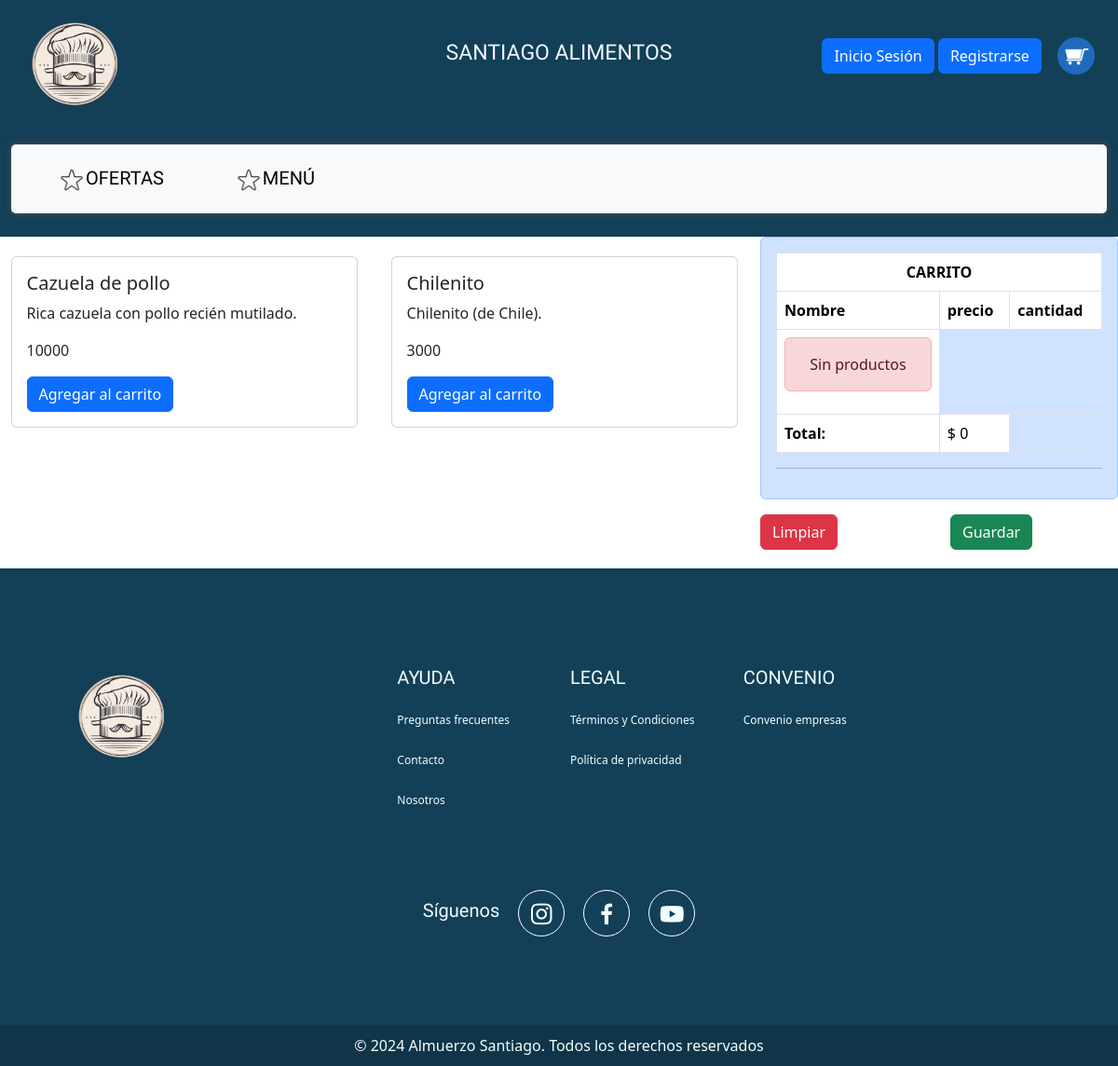
The app's page /carrito/, older data.
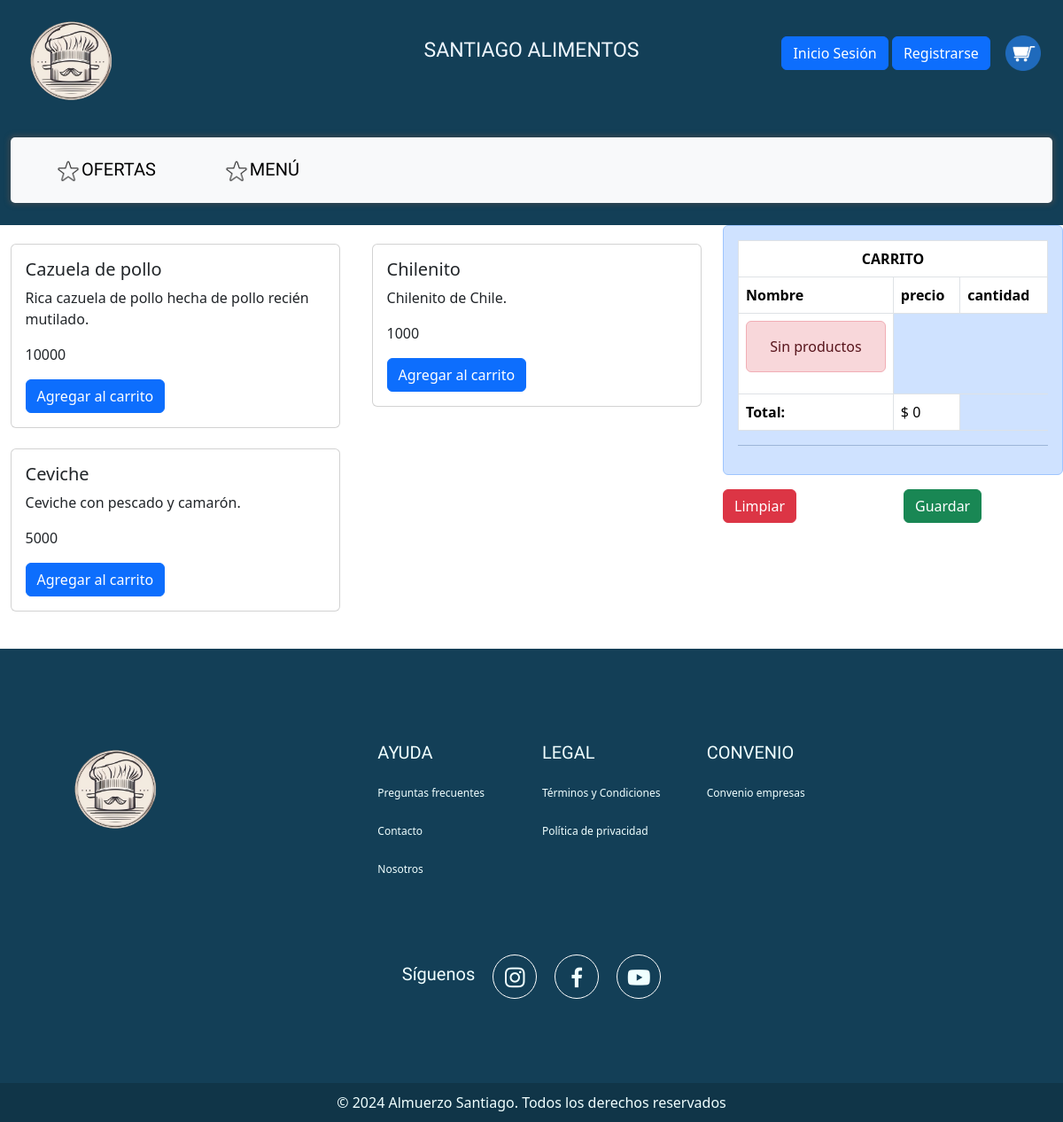
The same page, newer data.
### Alimentos_Santiago/models.py (models this page shows, shortened)
class PlatoProveedor(models.Model):
    id = models.AutoField(primary_key=True)
    proveedor = models.ForeignKey(Proveedor, on_delete=models.CASCADE)
    nombre_plato = models.CharField('Nombre del plato', max_length=100, blank=False, null=False)
    descripcion = models.TextField()
    precio = models.IntegerField('Precio')
    stock = models.IntegerField()
    disponibilidad = models.BooleanField('Disponibilidad', default=True, blank=False, null=False) #mi no entender
    imagen = models.ImageField('Imagen del plato', upload_to='Alimentos_Santiago/media/platos/', blank=True, null=True)
    class Meta:
        verbose_name = 'Plato Proveedor'
        verbose_name_plural = 'Platos Proveedores'
        ordering = ['proveedor', 'nombre_plato']

### Alimentos_Santiago/views.py (the view)
# urls.py: path('carrito/', views.carro, name='carrito'),
def carro(request):
    productos = PlatoProveedor.objects.all()
    return render(request, "public/carrito.html", {"productos":productos})

### Alimentos_Santiago/context_processor.py (called while the page is built)
def total_carrito(request):
    total = 0
    if request.user.is_authenticated:
        if "carrito" in request.session and request.session["carrito"]:
            for key, value in request.session["carrito"].items():
                total += float(value["acumulado"])
    return {"total_carrito": total}

### Alimentos_Santiago/templates/public/carrito.html (shortened to what this page needs)
{% extends 'base.html' %}
{% load static %}
{% block styles %}
    <link rel="stylesheet" href="{% static '/css/estilo-carro.css' %}">
{% endblock %}
{% block content %}
    <div class="container-fluid" id="barra_principal">
        <div class="row">
          <div class="container col-4 col-sm-4 col-md-4 col-lg-4 col-xl-4">
            <a href="{% url 'inicio'%}"><img  class="logo" src="{% static 'img/Logo.png' %}" alt="..." ></a>
          </div>
          <div class="ver-menu col-4 col-sm-4 col-md-4 col-lg-4 col-xl-4">
            <p class="ver-menu">SANTIAGO ALIMENTOS</p>
          </div>
            <div class="usuario  col-4 col-sm-4 col-md-4 col-lg-4 col-xl-4">
              <div class="dropdown">
                {% if perfil != 'admin' and perfil != 'cliente' %}
                  <a class="btn btn-primary" href="{% url 'iniciosesion' %}">Inicio Sesión</a>
                  <a class="btn btn-primary" href="{% url 'registro' %}">Registrarse</a>
                {% else %}
                  <a name="" id="" class="btn btn-primary" href="#" role="button">{{ request.user.username }}</a>
                  <a class="btn btn-primary" href="{% url 'logout' %}">Cerrar sesión</a>
                {% endif %}
                <a href="#">
                  <button id="carrito1" type="button" class="btn" onclick="abrirCarrito()">
                    <img src="{% static 'img/carrito.png'%}" width="40px">
                  </button>
                </a>
              </div>
            </div>
          <div class="col-12 col-sm-12 col-md-12 col-lg-12 col-xl-12">
            <nav id="navbar" class="navbar navbar-expand-lg bg-body-tertiary ">
              <div class="container-fluid">
                <div class="collapse navbar-collapse" id="navbarNavDropdown">
                  <ul class="navbar-nav">
                    <li class="nav-item item_arriba">
                      <a class="nav-link active" aria-current="page" href="#OFERTAS"><img src="{% static 'img/icono2.png'%}" width="30px">OFERTAS</a>
                    </li>
                    <li class="nav-item item_arriba">
                      <a class="nav-link active" aria-current="page" href="{% url 'menu' %}"><img src="{% static 'img/icono2.png'%}" width="30px">MENÚ</a>
                    </li>
                  </ul>
                </div>
              </div>
            </nav>
          </div>
        </div>
    </div>
    <div class="conteiner">
      <div class="row">
        <div class="col-8">
          <div class="row" style="padding: 10px 0;">
            <div class="col-12">
              <div class="row">
                {% for producto in productos %}
                <div class="col-6">
                  <div class="card" slyte="height: 10rem; width: 23rem; margin: 5px 0px;">
                    <div class="card-body">
                      <h5 class="card-title">{{producto.nombre_plato}}</h5>
                      <p class="card-text">{{producto.descripcion}}</p>
                      <p class="card-text">{{producto.precio}}</p>
                      <a href="{% url 'add' producto.id %}" class="btn btn-primary">Agregar al carrito</a>
                    </div>
                  </div>
                </div>
                {% endfor %}
              </div>
            </div>
          </div>
        </div>
        <div class="col-4">
          {% include 'public/descrip_carrito.html' %}
        </div>
      </div>
    </div>
{% endblock %}

Row changes from the older to the newer data that the page shows:
changed PlatoProveedor "Cazuela de pollo": descripcion "Rica cazuela con pollo recién mutilado." → "Rica cazuela de pollo hecha de pollo recién mutilado."
changed PlatoProveedor "Chilenito": descripcion "Chilenito (de Chile)." → "Chilenito de Chile."; precio "3000" → "1000"
added PlatoProveedor: nombre_plato "Ceviche", descripcion "Ceviche con pescado y camarón.", precio "5000"
